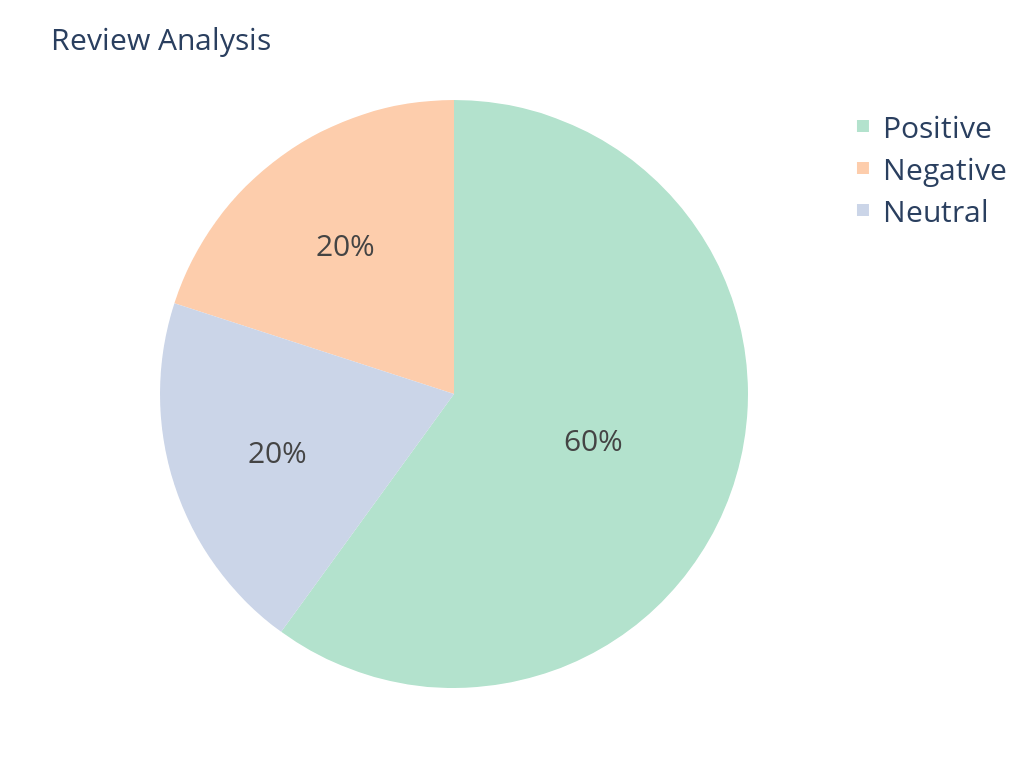

Source (notebook cell):
### Code cell
# PLOTTING RESULT IN PIE-CHART
fig=px.pie(df1, df1["Analysis"], title="Review Analysis", color_discrete_sequence=px.colors.qualitative.Pastel2, width=1024, height=768)
fig.update_layout(title_font_size=30)
fig.update_layout(legend=dict(font=dict(size= 30)))
fig.update_traces(textfont_size=30)
fig.show()

### Figure 1 — Plotly figure (JSON) as saved in the notebook; plotly's stock layout.template omitted (floating-point values rounded to 4 significant figures)
{"data": [{"domain": {"x": [0, 1], "y": [0, 1]}, "hovertemplate": "Analysis=%{label}<extra></extra>", "labels": ["Positive", "Positive", "Negative", "Positive", "Positive", "Neutral", "Positive", "Neutral", "Negative", "Positive", "Positive", "Positive", "Negative", "Positive", "Positive", "Neutral", "Positive", "Neutral", "Negative", "Positive", "Positive", "Positive", "Negative", "Positive", "Positive", "Neutral", "Positive", "Neutral", "Negative", "Positive", "Positive", "Positive", "Negative", "Positive", "Positive", "Neutral", "Positive", "Neutral", "Negative", "Positive", "Positive", "Positive", "Negative", "Positive", "Positive", "Neutral", "Positive", "Neutral", "Negative", "Positive"], "legendgroup": "", "name": "", "showlegend": true, "textfont": {"size": 30}, "type": "pie"}], "layout": {"height": 768, "legend": {"font": {"size": 30}, "tracegroupgap": 0}, "piecolorway": ["rgb(179,226,205)", "rgb(253,205,172)", "rgb(203,213,232)", "rgb(244,202,228)", "rgb(230,245,201)", "rgb(255,242,174)", "rgb(241,226,204)", "rgb(204,204,204)"], "title": {"font": {"size": 30}, "text": "Review Analysis"}, "width": 1024}}
